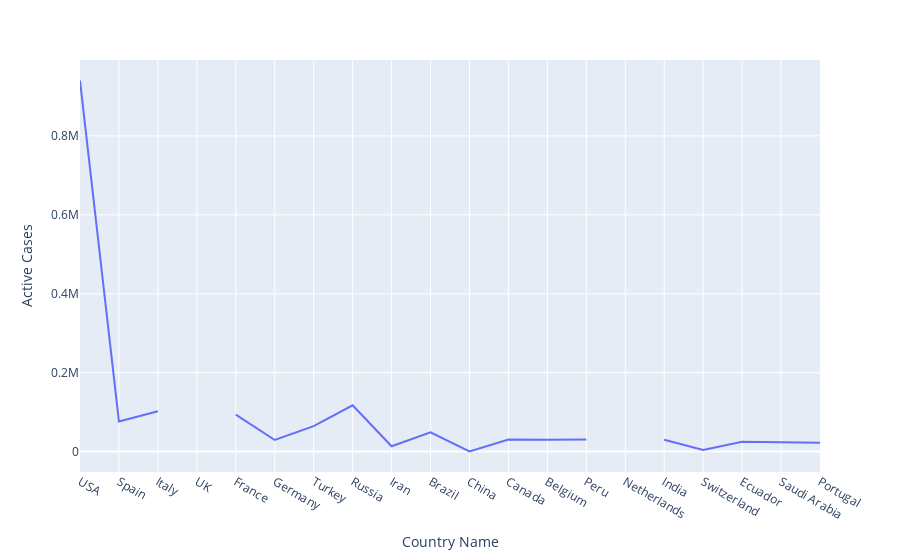

Notebook source saved alongside this figure:
### Code cell
px.line(df,x='Country Name',y='Active Cases')

### Figure 1 — Plotly figure (JSON) as saved in the notebook; plotly's stock layout.template omitted (floating-point values rounded to 4 significant figures)
{"data": [{"hovertemplate": "Country Name=%{x}<br>Active Cases=%{y}<extra></extra>", "legendgroup": "", "line": {"color": "#636efa", "dash": "solid"}, "mode": "lines", "name": "", "showlegend": false, "type": "scatter", "x": ["USA", "Spain", "Italy", "UK", "France", "Germany", "Turkey", "Russia", "Iran", "Brazil", "China", "Canada", "Belgium", "Peru", "Netherlands", "India", "Switzerland", "Ecuador", "Saudi Arabia", "Portugal"], "xaxis": "x", "y": [940206, 76546, 102130, null, 93958, 29497, 64685, 117389, 13679, 49010, 558, 30803, 29964, 30899, null, 29899, 3959, 24781, 22873, 22683], "yaxis": "y"}], "layout": {"legend": {"tracegroupgap": 0}, "margin": {"t": 60}, "xaxis": {"anchor": "y", "domain": [0, 1], "title": {"text": "Country Name"}}, "yaxis": {"anchor": "x", "domain": [0, 1], "title": {"text": "Active Cases"}}}}
